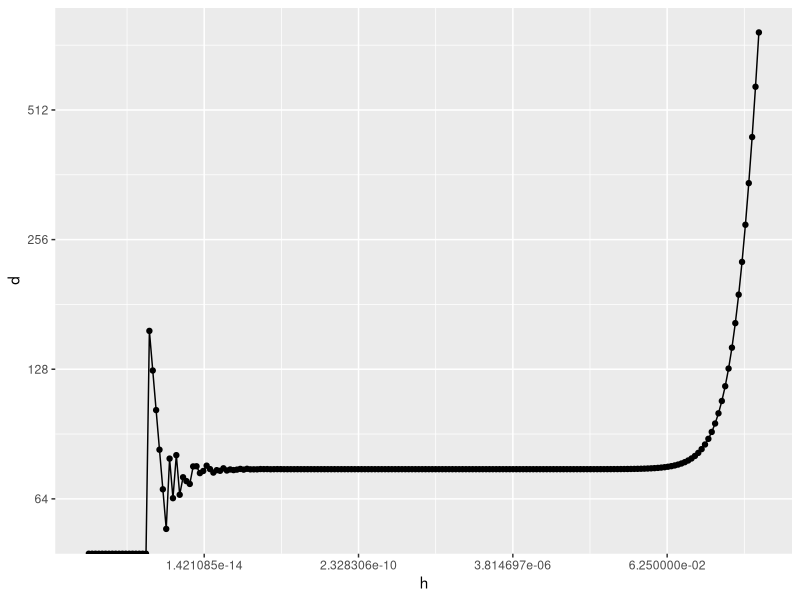
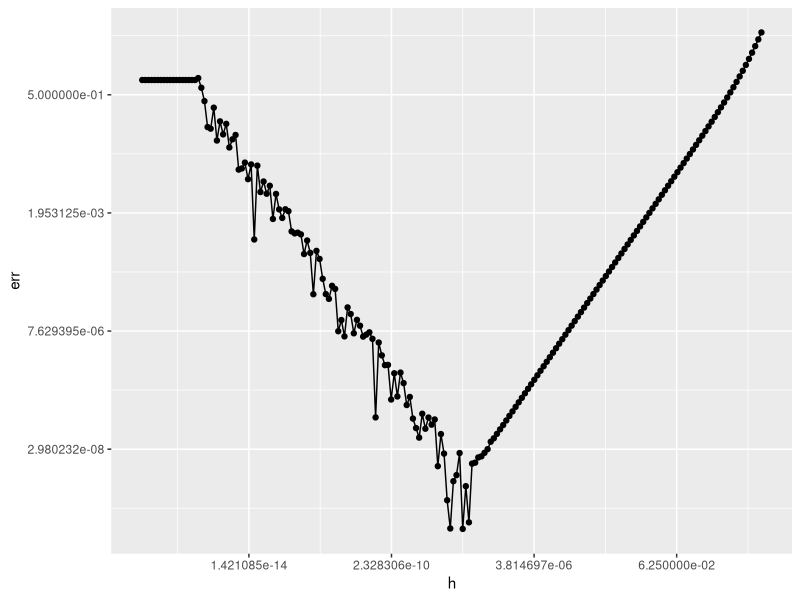

The R script that drew these images, in order:
## ---- chunk 1
knitr::opts_chunk$set(echo = TRUE)

library(tibble)
library(tidyr)
library(dplyr)
library(ggplot2)
## ---- chunk 2
ff <- function(x) {
  return (x ^ 3)
}

x0 <- 5.
true <- 75.
npts <- 200
hmin <- 1.e-17
hmax <- 20.

deriv <- function(f, x0, true, npts, hmin, hmax) {
  data <- list()
  
  for (ieps in 1:npts) {
    eps <- hmin * ((hmax/hmin) ^ ((ieps - 1)/(npts - 1)))
    fp <- ff(x0 + eps)
    fm <- ff(x0)
    h <- eps
    d <- (fp - fm) / h
    err <- abs(d - true) / abs(true)
    
    data[[length(data) + 1]] <- tibble("h" = h, "d" = d, "err" = err)
  }
  
  return (bind_rows(data))
}

deriv_data <- deriv(ff, x0, true, npts, hmin, hmax)
deriv_data %>% head()

deriv_data %>% ggplot(aes(x = h, y = d)) +
  geom_point() + 
  geom_line() + 
  scale_x_continuous(trans = 'log2') +
  scale_y_continuous(trans = 'log2')

deriv_data %>% ggplot(aes(x = h, y = err)) +
  geom_point() + 
  geom_line() + 
  scale_x_continuous(trans = 'log2') +
  scale_y_continuous(trans = 'log2')
